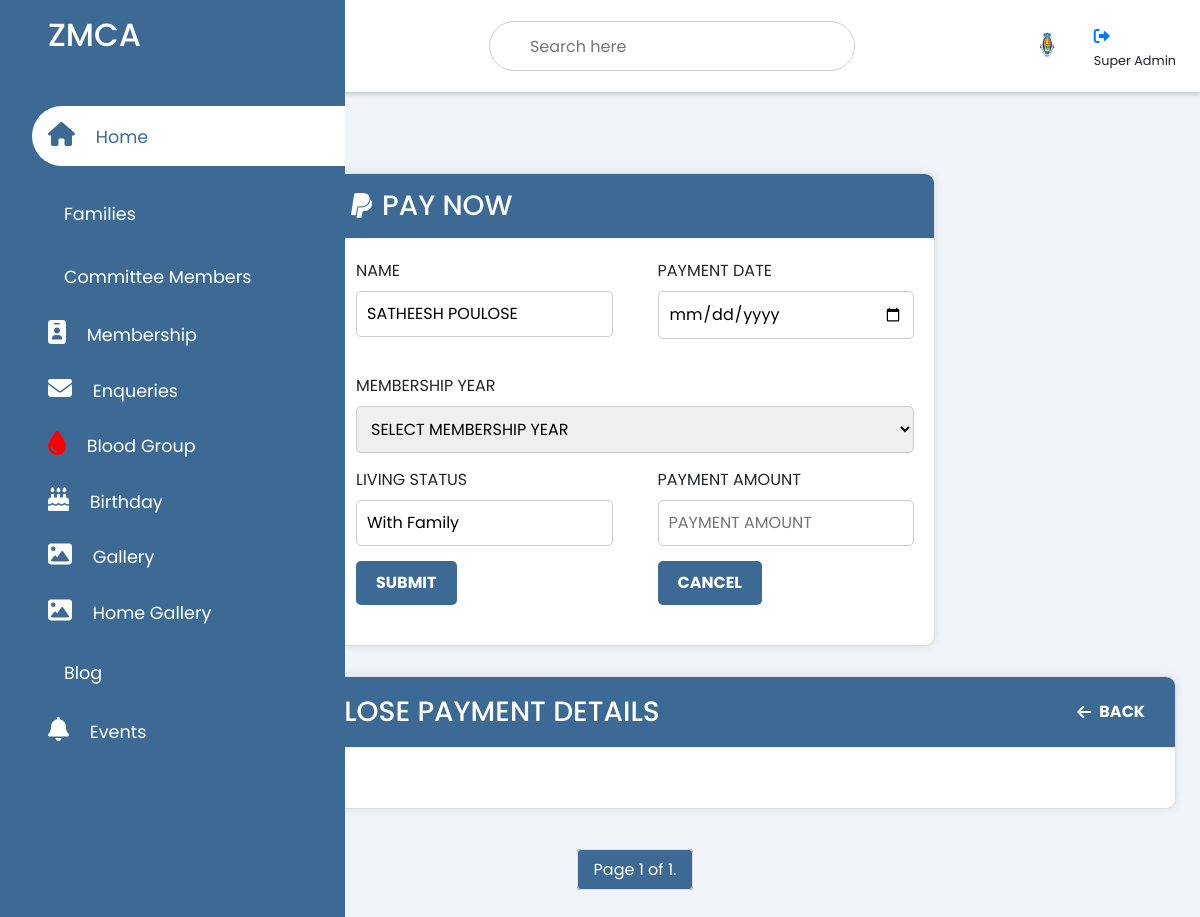
The app's page /paynow/39/ with its own data.
### members/models.py (models this page shows, shortened)
class UserProfile(models.Model):
    id = models.AutoField(primary_key=True)
    userid = models.OneToOneField(User, on_delete=models.CASCADE)
    firstname = models.CharField(max_length=30)
    lastname = models.CharField(max_length=30)
    familyname = models.CharField(max_length=30)
    phonenumber = models.CharField(max_length=15)
    email = models.EmailField()
    password = models.CharField(max_length=255)
    status=models.IntegerField()

class OwnerDetails(models.Model):
    pid = models.AutoField(primary_key=True)
    up = models.ForeignKey(UserProfile, on_delete=models.CASCADE)
    owner_first_name = models.CharField(max_length=255)
    owner_last_name = models.CharField(max_length=255)
    family_name = models.CharField(max_length=255)
    address_zambia = models.TextField()
    lcity=models.CharField(max_length=255)
    lprovince=models.CharField(max_length=255)
    address_india = models.TextField()
    GENDER_CHOICES = [('M', 'Male'),('F', 'Female'),('O', 'Other'),]
    gender = models.CharField(max_length=1, choices=GENDER_CHOICES)
    dob = models.DateField()
    blood_group = models.CharField(max_length=10)
    work_name=models.CharField(max_length=255)
    company_name = models.CharField(max_length=255)
    contact_no_india = models.CharField(max_length=15)
    cperson = models.CharField(max_length=255)
    contact_no_zm = models.CharField(max_length=15)
    whatsapp_no = models.CharField(max_length=15)
    email = models.EmailField()
    zmstatus=models.CharField(max_length=15)
    status=models.IntegerField()

### zmcaadmin/views.py (the view, shortened to what this page needs)
# urls.py: path('paynow/<int:user_id>/', views.paynow, name='paynow'),
def paynow(request, user_id):
    user_profile = get_object_or_404(UserProfile, id=user_id)
    fname = user_profile.firstname
    lname = user_profile.lastname
    owner_details = OwnerDetails.objects.filter(up=user_profile).first()
    zmstatus = owner_details.zmstatus if owner_details else None
    membership_years = Membership.objects.annotate(
        from_year=ExtractYear('from_date'),
        to_year=ExtractYear('to_date')
    ).values_list('from_year', 'to_year').distinct()
    print("my",membership_years)
    memberships = MembershipDetail.objects.filter(user_profile=user_profile)
    search_query = request.GET.get('q')
    paginator = Paginator(memberships, 10)
    page_number = request.GET.get('page')
    try:
        page_obj = paginator.page(page_number)
    except PageNotAnInteger:
        page_obj = paginator.page(1)
    except EmptyPage:
        page_obj = paginator.page(paginator.num_pages)
    context = {
        'user_profile': user_profile,
        'fn': fname,
        'ln': lname,
        'zmstatus': zmstatus,
        'membership_years': membership_years,
        'page_obj': page_obj,
        'search_query':search_query,
    }
    return render(request, 'admin/payment.html', context)

### templates/admin/payment.html (shortened to what this page needs)
{% extends 'admin/adminbase.html' %}
{% load static %}
{% block content %}
<div class="sidebar">
  <div class="sidebar-brand">
    <h2><span>ZMCA</span></h2>
  </div>
  <div class="sidebar-menu">
    <ul>
      <li>
        <a href="{% url 'adminindex' %}" class="active"><span class="fas fa-home"></span>
        <span>Home</span></a>
      </li>
      <li>
        <a href="{% url 'members_view' %}"><span class="las la-home"></span>
          <span>Families</span></a>
      <li>
        <a href="{% url 'committe' %}"><span class="las la-users"></span>
        <span>Committee Members</span></a>
      </li>
      <li>
        <a href="{% url 'fam_view' %}">
        <span class="fas fa-id-badge"></span>
        <span>Membership</span></a>
      </li>
      <li>
        <a href="{% url 'enquiry_list' %}"><span class="fas fa-envelope"></span>
        <span>Enqueries</span></a>
      </li>
      <li>
        <a href="{% url 'bloodgroupadmin' %}">
          <span class="fas fa-tint" style="color: red;"></span>
        <span>Blood Group</span></a>
      </li>
      <li>
        <a href="{% url 'birthdaydetails1' %}">
          <span class="fas fa-birthday-cake"></span>
        <span>Birthday</span></a>
      </li>
      <li>
        <a href="{% url 'addgalleryview' %}"><span class="fa-solid fa-image"></span>
        <span>Gallery</span></a>
      </li>
      <li>
        <a href="{% url 'addhomegallery' %}"><span class="fa-solid fa-image"></span>
        <span>Home Gallery</span></a>
      </li>
      <li>
        <a href="{% url 'addblogview' %}"><span class="las la-blog"></span>
        <span>Blog</span></a>
      </li>
      <li>
        <a href="{% url 'eventview' %}"><span class="fa fa-bell"></span>
        <span>Events</span></a>
      </li>
    </ul>
  </div>
</div>
<div class="main-content">
  <header>
    <h2>
      <label for="nav-toggle">
        <span class="las la-bars"></span>
      </label>
      ZMCA Admin
    </h2>
    <div class="search-wrapper">
      <form method="GET" action="{% url 'paynow' user_id=user_profile.id %}">
          <input type="search" id="searchInput" name="q" placeholder="Search here" value="{{ request.GET.q|default_if_none:'' }}"/>
      </form>
    </div>
    <div class="user-wrapper">
      <img src="{% static 'img/logo.jpg' %}" width="60px" height="60px" alt="">
      <div>
        <h4><a href="{% url 'logout' %}" style="font-size: 16px;"><i class="fa-solid fa-right-from-bracket"></i></a></h4>
        <small>Super Admin</small>
      </div>
    </div>
  </header>
  <main>
    <div class="recent-grid">
      <div class="projects">
        <div class="card">
          <div class="card-header">
            <h3>
              <span class="fab fa-paypal"></span> PAY NOW
            </h3>
          </div>
          <div class="form-container">
            <form action="" method="post" enctype="multipart/form-data">
              <div class="form-group">
                <div class="row">
                  <div class="col">
                    <label for="name">NAME</label>
                    <input type="text" id="name" name="name" value="{{fn}} {{ln}}" placeholder="Enter the name" required>
                  </div>
                  <div class="col">
                    <label for="pdate">PAYMENT DATE</label>
                    <input type="date" id="pdate" name="pdate" placeholder="Enter the payment date" required>
                  </div>
                </div>
              </div>
              <div class="row">
                <div class="col">
                  <label for="membership_year">MEMBERSHIP YEAR</label>
                  <select id="membership_year" name="membership_year" required>
                    <option value="" selected disabled>SELECT MEMBERSHIP YEAR</option>
                  </select>
                </div>
              </div>
              <div class="row">
                <div class="col">
                  <label for="pcat">LIVING STATUS</label>
                  <input type="text" id="pcat" name="pcat" value="{{zmstatus}}" placeholder="Payment category" required>
                </div>
                <div class="col">
                  <label for="amount">PAYMENT AMOUNT</label>
                  <input type="text" id="amount" name="amount" placeholder="PAYMENT AMOUNT" required>
                </div>
              </div>
              <div class="form-group">
                <div class="row">
                  <div class="col">
                    <button type="submit" class="btn">SUBMIT</button>
                  </div>
                  <div class="col">
                    <button type="button" class="btn cancel-btn" onclick="window.history.back()">CANCEL</button>
                  </div>
                </div>
              </div>
            </form>
          </div>
        </div>
      </div>
    </div>
    <div class="card">
      <div class="card-header">
        <h3><span class="fas fa-id-badge"></span> {{fn}} {{ln}} PAYMENT DETAILS</h3>
        <a href="{% url 'fam_view' %}" class="btn btn-primary">
          <span class="fas fa-arrow-left"></span> BACK
        </a>
      </div>
      <div class="payment-container">
      </div>
    </div>
    <div class="pagination">
      <span class="step-links">
        <span class="current">
          Page {{ page_obj.number }} of {{ page_obj.paginator.num_pages }}.
        </span>
      </span>
    </div>
  </main>
</div>
{% endblock %}

### static/css/admin.css (style rules this page uses)
:root { --main-color:#3d6a95; --color-dark: #1D2231; --text-grey: #8390A2; }
* { padding: 0; margin: 0; box-sizing: border-box; list-style-type: none; text-decoration: none; font-family: 'Poppins', sans-serif; }
.sidebar { width: 345px; position: fixed; left: 0; top: 0; height: 100%; background: var(--main-color); z-index: 100; transition: width 300ms; }
.sidebar-brand { height: 90px; padding: 1rem 0rem 1rem 2rem; color: #fff; }
.sidebar-menu { margin-top: 1rem; }
.sidebar-menu li { width: 100%; margin-bottom: 1.7rem; padding-left: 1rem; }
.sidebar-menu a { padding-left: 1rem; display: block; color: #fff; font-size: 1.1rem; }
.sidebar-menu a.active { background: #fff; padding-top:1rem; padding-bottom: 1rem; color:var(--main-color); border-radius:30px 0px 0px 30px; }
.sidebar-menu a span:first-child { font-size: 1.5rem; padding-right: 1rem; }
.main-content { transition: margin-left 300ms; margin-left: 345px; }
header { background: #fff; display: flex; justify-content: space-between; align-items: center; padding: 1rem 1.5rem; box-shadow: 2px 2px 5px rgba(0, 0, 0, 0.2); position: fixed; left:345px; width: calc(100% - 345px); top:0; z-index: 100%; transition: left 300ms; }
header h2 { color: #555; }
header label span { font-size: 1.7rem; padding-right: 1rem; }
.search-wrapper { border: 1px solid #ccc; border-radius: 30px; height: 50px; display: flex; align-items: center; overflow-x: hidden; }
.search-wrapper input { height: 100%; padding:.5rem; border: none; outline: none; }
.user-wrapper { display: flex; align-items: center; }
.user-wrapper img { border-radius: 50%; margin-right:1rem; }
.user-wrapper h4 { margin-bottom: 0rem !important; }
main { margin-top: 85px; padding: 2rem 1.5rem; background: #f1f5f9; min-height: calc(100vh - 90px); }
.recent-grid { margin-top: 3.5rem; display: grid; grid-gap:2rem; grid-template-columns: 65% auto; }
.card { background: #fff; border-radius: 5px; }
.card-header { padding: 1rem; }
.card-header { display: flex; justify-content: space-between; align-items: center; border-bottom: 1px solid #f0f0f0; }
@media only screen and (max-width: 1200px) { .sidebar { width: 70px; } }
@media only screen and (max-width: 1200px) { .sidebar .sidebar-brand, .sidebar li { padding-left: 1rem; text-align: center; } }
@media only screen and (max-width: 1200px) { .sidebar li a { padding-left: 0rem; } }
@media only screen and (max-width: 1200px) { .main-content { margin-left: 70px; } }
@media only screen and (max-width: 1200px) { .main-content header { width: calc(100% - 70px); left: 70px; } }

### templates/admin/adminbase.html (style rules this page uses)
.pagination { display: flex; justify-content: center; margin-top: 20px; }
.current { padding: 8px 16px; background-color: #3d6a95; color: #fff; border: 1px solid #ddd; margin: 0 4px; border-radius: 4px; }
.pagination span, .pagination a { margin: 4px; }

### templates/admin/payment.html (style rules this page uses)
body { font-family: poppins, sans-serif; margin: 0; padding: 0; background-color: #f1f1f1; }
.recent-grid { display: flex; justify-content: center; align-items: center; min-height: 50vh; margin-bottom: 30px; }
.projects { width: 100%; max-width: 600px; }
.card { width: 100%; background-color: #fff; border-radius: 10px; overflow: hidden; box-shadow: 0 0 10px rgba(0, 0, 0, 0.1); }
.card-header { background-color: #3d6a95; padding: 15px; color: #fff; display: flex; justify-content: space-between; align-items: center; }
.card-header h3 { margin: 0; display: flex; align-items: center; gap: 10px; }
.form-container { padding: 20px; }
.payment-container { width: 100%; padding: 20px; }
.form-container input[type="text"], .form-container textarea, .form-container select, .form-container input[type="date"], .form-container input[type="time"] { width: 100%; padding: 10px; margin-bottom: 15px; border: 1px solid #ccc; border-radius: 5px; box-sizing: border-box; }
.form-container button { background-color: #3d6a95; color: #fff; border: none; border-radius: 5px; padding: 10px 20px; cursor: pointer; transition: background-color 0.3s; font-weight: bold; }
.cancel-btn { background-color: #6c757d; }
.form-group { margin-bottom: 20px; }
.row { display: flex; flex-wrap: wrap; gap: 15px; }
.col { flex: 1; min-width: 200px; }
.pagination { display: flex; justify-content: center; margin-top: 30px; padding: 15px 0; }
.btn { display: inline-flex; align-items: center; gap: 8px; padding: 8px 15px; border-radius: 5px; font-weight: bold; transition: all 0.3s; }
.btn-primary { background-color: #3d6a95; color: white; border: none; }

### records on screen
UserProfile: name "SATHEESH POULOSE", firstname "SATHEESH", lastname "POULOSE"
OwnerDetails: pcat "With Family"

### other values on screen
{{ page_obj.number }} "1"
{{ page_obj.paginator.num_pages }} "1"
